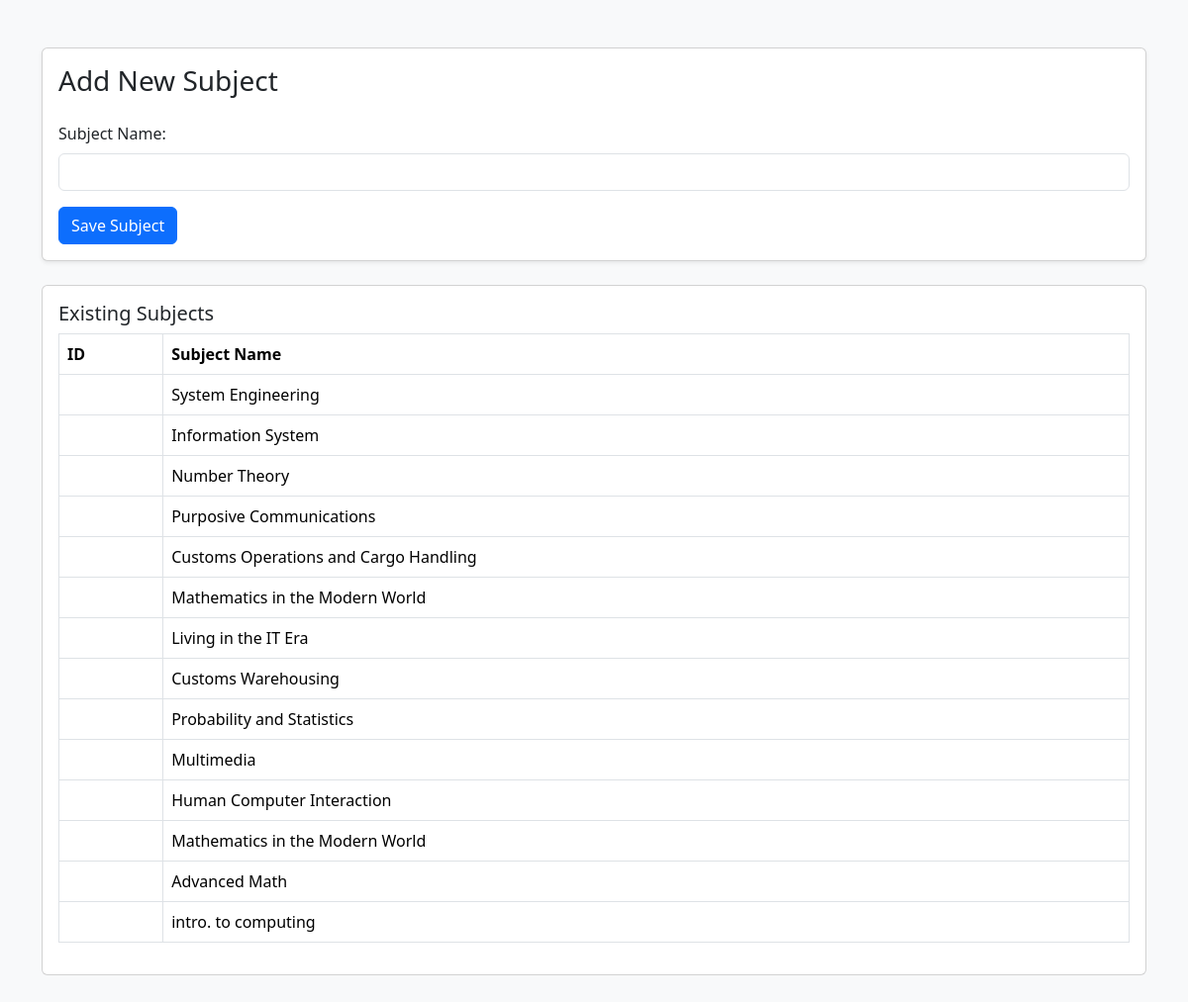
Page /subject_form.php on the committed database.
### tables this page shows
CREATE TABLE `subjects` (
  `subject_id` int(11) NOT NULL,
  `subject_name` varchar(100) DEFAULT NULL,
  `room_name` varchar(100) DEFAULT NULL,
  `room` varchar(100) DEFAULT NULL,
  `class_date` date DEFAULT NULL
);

### subject_form.php (the view, shortened to what this page needs)
<?php
$servername = "localhost";
$username = "root";
$password = "";
$dbname = "meams1";
$conn = new mysqli($servername, $username, $password, $dbname);
$result = $conn->query("SELECT * FROM subjects ORDER BY subject_id DESC");
?>
<!DOCTYPE html>
<html lang="en">
<head>
    <link href="https://cdn.jsdelivr.net/npm/bootstrap@5.3.3/dist/css/bootstrap.min.css" rel="stylesheet">
</head>
<body class="bg-light py-5">
<div class="container">
    <div class="card shadow-sm">
        <div class="card-body">
            <h3 class="mb-4">Add New Subject</h3>
            <form method="POST">
                <div class="mb-3">
                    <label class="form-label">Subject Name:</label>
                    <input type="text" name="subject_name" class="form-control" required>
                </div>
                <button type="submit" class="btn btn-primary">Save Subject</button>
            </form>
        </div>
    </div>
    <div class="card mt-4">
        <div class="card-body">
            <h5>Existing Subjects</h5>
            <table class="table table-bordered">
                <thead>
                    <tr>
                        <th>ID</th>
                        <th>Subject Name</th>
                    </tr>
                </thead>
                <tbody>
                    <?php while ($row = $result->fetch_assoc()) { ?>
                        <tr>
                            <td><?= $row['id']; ?></td>
                            <td><?= htmlspecialchars($row['subject_name']); ?></td>
                        </tr>
                    <?php } ?>
                </tbody>
            </table>
        </div>
    </div>
</div>
</body>
</html>

### rows in the picture
subjects: subject_name "System Engineering"
subjects: subject_name "Information System"
subjects: subject_name "Number Theory"
subjects: subject_name "Purposive Communications"
subjects: subject_name "Customs Operations and Cargo Handling"
subjects: subject_name "Mathematics in the Modern World"
subjects: subject_name "Living in the IT Era"
subjects: subject_name "Customs Warehousing"
subjects: subject_name "Probability and Statistics"
subjects: subject_name "Multimedia"
subjects: subject_name "Human Computer Interaction"
subjects: subject_name "Mathematics in the Modern World"
subjects: subject_name "Advanced Math"
subjects: subject_name "intro. to computing"
